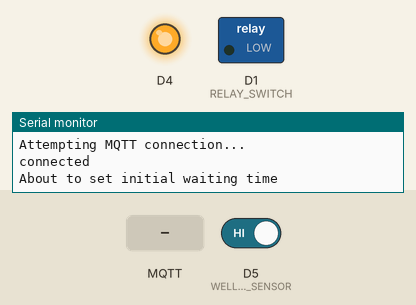
A sketch run on a simulated ESP8266 (NodeMCU). Parts: switched loads named in the sketch (green lamp = pin HIGH), output pins drawn as LEDs (lit = HIGH), the last lines printed to the serial monitor. The inputs (shaded band) are chosen by the test bench; at power-on: D5 (WELL_LEVEL_SENSOR) HIGH. WiFi joins after 1.5 s; servers stay silent unless stated; random numbers use the default seed unless the sketch sets one; no MQTT or app messages arrive unless stated.

Above: at 2.7 s.
2.8 s: D5 (WELL_LEVEL_SENSOR) driven LOW
5.8 s: MQTT message "OFF" arrives on the first subscribed topic
7.3 s: MQTT message "ON" arrives on the first subscribed topic
8.8 s: MQTT message "OFF" arrives on the second subscribed topic
At 9.4 s:
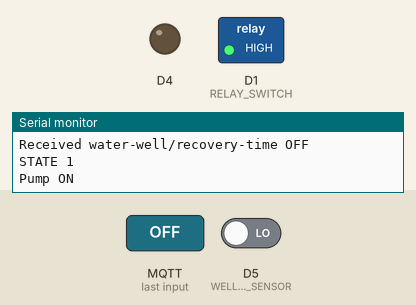
10.4 s: D5 (WELL_LEVEL_SENSOR) driven HIGH
At 11.4 s:
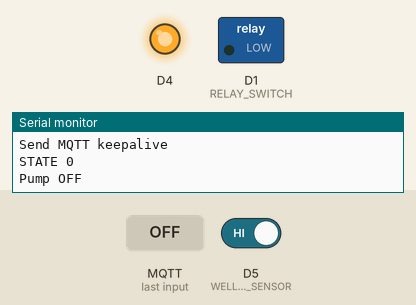
Timing chart, 0 to 12.9 s (numbered marks = the images above; inputs shaded):
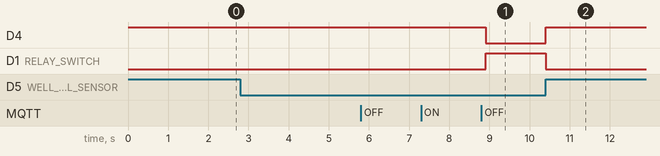

The sketch:

float-switch-ultrasonic-sensor.ino
```cpp
#include <ESP8266WiFi.h>
#include <PubSubClient.h>

#define WELL_LEVEL_SENSOR D5
const int RELAY_SWITCH = 5;

const char* ssid = "<enter WiFi SSID here>";
const char* password = "<enter WiFi WPA/WPA2 secret here>";
const char* mqttServer = "<enter MQTT IP address/domain>";
const char* mqttUser = "<enter MQTT username>";
const char* mqttPassword = "<enter MQTT password>";

WiFiClient espClient;
PubSubClient client(espClient);

unsigned long timeStopped = 0;
unsigned long timeStarted = 0;
bool pumpState = false;
String waterTankIntent = "OFF";
String delayStart = "";
int delayStartInt = 1800000; //Half hr - Debounce for when well signals enough water. Pump needs to wait or else it wil stop/start in quick succession.
int minuteCountdown = 0;
unsigned long recordSeconds = 0;
int keepAliveInterval = 5000;

const char* timeToWaitTopic = "water-well/recovery-time";
const char* waterTankIntentTopic = "water-tank/status";
const char* waterPumpStatusTopic = "water-pump/status";
const char* waterPumpAvailabilityTopic = "water-pump/availability";
const char* waterWellTimeTopic = "water-well/recovery-countdown";

void setupWifi() {
  delay(10);
  // Start by connecting to a WiFi network
  Serial.println("Connecting to: " + String(ssid));
  WiFi.begin(ssid, password);

  while (WiFi.status() != WL_CONNECTED) {
    delay(500);
    Serial.print(".");
  }
  Serial.println("\nWiFi connected");
  Serial.print("IP address: ");
  Serial.println(WiFi.localIP());
}

void callback(char* topic, byte* payload, unsigned int length) {
  Serial.println("Message arrived [" + String(topic) + "]");
  Serial.println(timeToWaitTopic);
  Serial.println(topic);
  if (strcmp(topic, waterTankIntentTopic) == 0) {
    waterTankIntent = "";
    for (int i = 0; i < length; i++) {
      waterTankIntent += (char)payload[i];
    }
    Serial.println("Received " + String(waterTankIntentTopic) + " " + waterTankIntent);
  } else if (strcmp(topic, timeToWaitTopic) == 0) {
    delayStart = "";
    for (int i = 0; i < length; i++) {
      delayStart += (char)payload[i];
    }
    delayStartInt = delayStart.toInt() * 60000;
    Serial.println("Time to start " + String(delayStartInt));

    client.publish(waterWellTimeTopic, delayStart.c_str());
    Serial.println("Received " + String(timeToWaitTopic) + " " + delayStart);

    //Reset last time stopped to now
    timeStopped = millis();
    timeStarted = 0;
    minuteCountdown = 0;
    if (pumpState) {  //And if the pump is already running. Stop it.
      setPumpState(false, String(delayStart));
    }
  }
}

void reconnect() {
  // Loop until we're reconnected
  while (!client.connected()) {
    Serial.println("Attempting MQTT connection...");
    // Create a random client ID
    String clientId = "ESP8266Client-";
    clientId += String(random(0xffff), HEX);
    // Attempt to connect
    if (client.connect(clientId.c_str(), mqttUser, mqttPassword)) {
      Serial.println("connected");
      client.subscribe(waterTankIntentTopic);
      client.subscribe(timeToWaitTopic);
      Serial.println("About to set initial waiting time");
      client.publish(timeToWaitTopic, String(delayStartInt / 60000).c_str());
    } else {
      Serial.print("failed, rc=");
      Serial.print(client.state());
      Serial.println(" try again in 5 seconds");
      // Wait 5 seconds before retrying
      delay(5000);
    }
  }
}

void setup() {
  pinMode(LED_BUILTIN, OUTPUT);     // Initialize the LED_BUILTIN pin as an output
  pinMode(WELL_LEVEL_SENSOR, INPUT_PULLUP);      // set pin as input
  pinMode(RELAY_SWITCH, OUTPUT);      // set pin as output
  digitalWrite(LED_BUILTIN, HIGH);  //Start light as off. High is use because current needs to flow through, to turn off

  Serial.begin(9600); //Open a serial port.
  setupWifi();
  client.setServer(mqttServer, 1883);
  client.setCallback(callback);
}

void loop() {
  if (!client.connected()) {
    reconnect();
  }
  client.loop();

  keepAlive();
  calculatePumpState();
}

void calculatePumpState() {
  if (digitalRead(WELL_LEVEL_SENSOR) == HIGH)  //If the water well level is low
  {
    timeStopped = millis();
    if (pumpState) {  //And the pump is already running
      setPumpState(false, delayStart);
    }
  }
  else //If there is enough water in the well
  {
    timeStarted = millis();
    //If the pump is running
    if (pumpState) {
      if (waterTankIntent == "OFF" || waterTankIntent != "ON") { //Water tank is full. If anything else other than "ON or OFF" is sent. Switch off
        setPumpState(false, "0");
      }
    } else { //if pump not running
      if ((timeStarted - timeStopped) >= delayStartInt) { //And the delay counter is over, then switch pump on
        if (waterTankIntent == "ON") { //Water tank is empty
          setPumpState(true, "0");
        }
      } else { //Send how long it will be until pump started every minute
        int timeToWait = ((delayStartInt - (timeStarted - timeStopped)) / 60000);
        if (timeToWait != minuteCountdown) {
          minuteCountdown = timeToWait;
          Serial.println("Starting in: " + String(minuteCountdown) + " minutes");
          client.publish(waterWellTimeTopic, String(minuteCountdown).c_str());
        }
      }
    }
  }
}

void setPumpState(bool state, String wellTimeToRecover) {
  Serial.println("STATE " + String(state));
  pumpState = state;
  const String stateStr = state ? "ON" : "OFF";
  Serial.println("Pump " + stateStr);
  digitalWrite(LED_BUILTIN, (state ? LOW : HIGH));
  client.publish(waterPumpStatusTopic, stateStr.c_str());
  client.publish(waterWellTimeTopic, wellTimeToRecover.c_str());
  digitalWrite(RELAY_SWITCH, (state ? HIGH : LOW));
}

void keepAlive() {
   if ((millis() - recordSeconds) >= keepAliveInterval) {
    Serial.println("Send MQTT keepalive");
    client.publish(waterPumpAvailabilityTopic, "ON");
    recordSeconds = millis();
  }
}
```

Measured:
- after the input at 8.8 s, D4: HIGH → LOW after 0.11 s; D1 (RELAY_SWITCH): LOW → HIGH after 0.11 s
- after the input at 10.4 s, D4: LOW → HIGH at once; D1 (RELAY_SWITCH): HIGH → LOW at once
